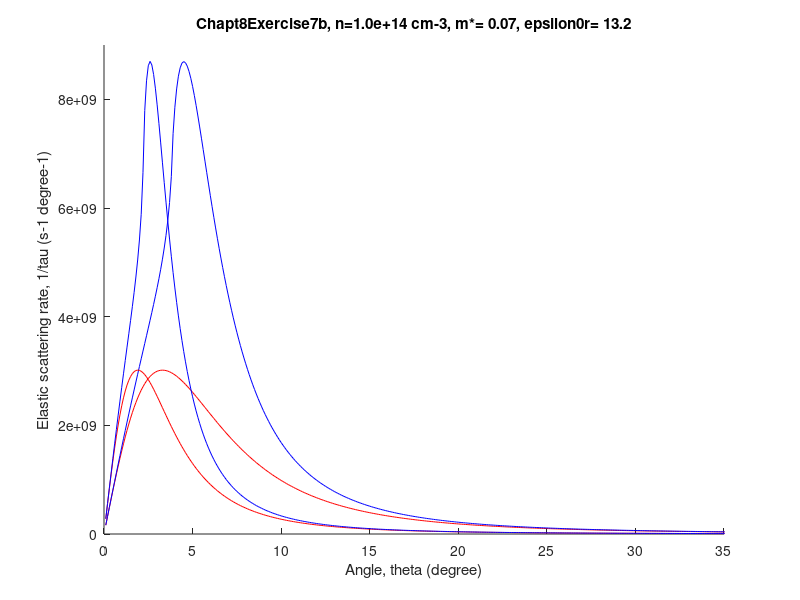

The MATLAB script that drew this image:
%Chapt8Exercise7b%Plot Thomas Fermi scattering rate as function of angle and compare with RPAclear;clf;n=1e14;									%electron carrier density (cm-3)n=n*1e6;									%convert to (m-3)m0=9.109382e-31;						%bare electron mass (kg)echarge=1.6021764e-19;				%electron charge (C)epsilon0=8.85419e-12;				%Permittivity of free space (F m-1)hbar=1.05457159e-34;					%Planck's constant (J s)hbar3=hbar^3;m=0.07*m0;								%effective electron massepsilonr0=13.2;						%relative low frequency dielectric constantepsilon=epsilon0*epsilonr0;kF=(3*(pi^2)*n)^(1/3)				%Fermi wave vector (m-1)E=-0.1*echarge;for j=1:1:2E=E+0.2*echarge;						%Electron energy (eV)   k=sqrt(2*m*E)/hbar;					%Electron wave vector (m-1)k3=k^3;%RPA model constants   rs0=((3/(4*pi*n))^(1/3))*(m*(echarge^2)/(4*pi*epsilon0*(hbar^2)));   xi=((32*(pi^2)/9)^(1/3))/(pi^2);%Thomas-Fermi model constants  qTF=sqrt(kF*m*echarge^2/(epsilon*(pi^2)*(hbar^2)));%plot scattering rate as function of scattered angletheta=[pi/1800:pi/1800:pi];	q=2*k*sin(theta/2);				%scattered wave vector (m-1)   eta=sin(theta/2);					%eta calculated using theta in radians   deta=pi*cos(theta/2)./2/180;	%differential value of eta in degrees   eta3=eta.^3;      %RPA model   x=q/kF;   absx=abs(x+2)./abs(x-2);   RPAepsilonr=epsilonr0+((rs0./x.^3)*xi.*(x+((1-((x.^2)/4)).*log(absx))));   %Thomas-Fermi model   TFepsilon=epsilon*(1+qTF^2./q.^2);      RPArate=2*pi*m/hbar3/k3*n*(echarge^2/4/pi/epsilon0)^2.*deta./RPAepsilonr.^2./eta3;   TFrate =2*pi*m/hbar3/k3*n*(echarge^2/4/pi)^2.*deta./TFepsilon.^2./eta3;     % plot(theta*180/pi, RPArate);  hold on;  figure(1);  plot(theta*180/pi, TFrate,'r');  axis([0,35,0,9e9]);  xlabel('angle, theta (degree)');  ylabel('scattering rate, 1/tau (s-1 degree-1)');    plot(theta*180/pi, RPArate,'b');  xlabel('Angle, theta (degree)');  ylabel('Elastic scattering rate, 1/tau (s-1 degree-1)'); end ttl=sprintf('Chapt8Exercise7b, n=%4.1e cm-3, m*=%5.2f, epsilon0r=%5.1f',(n/1e6),(m/m0),epsilonr0);title(ttl); hold off;